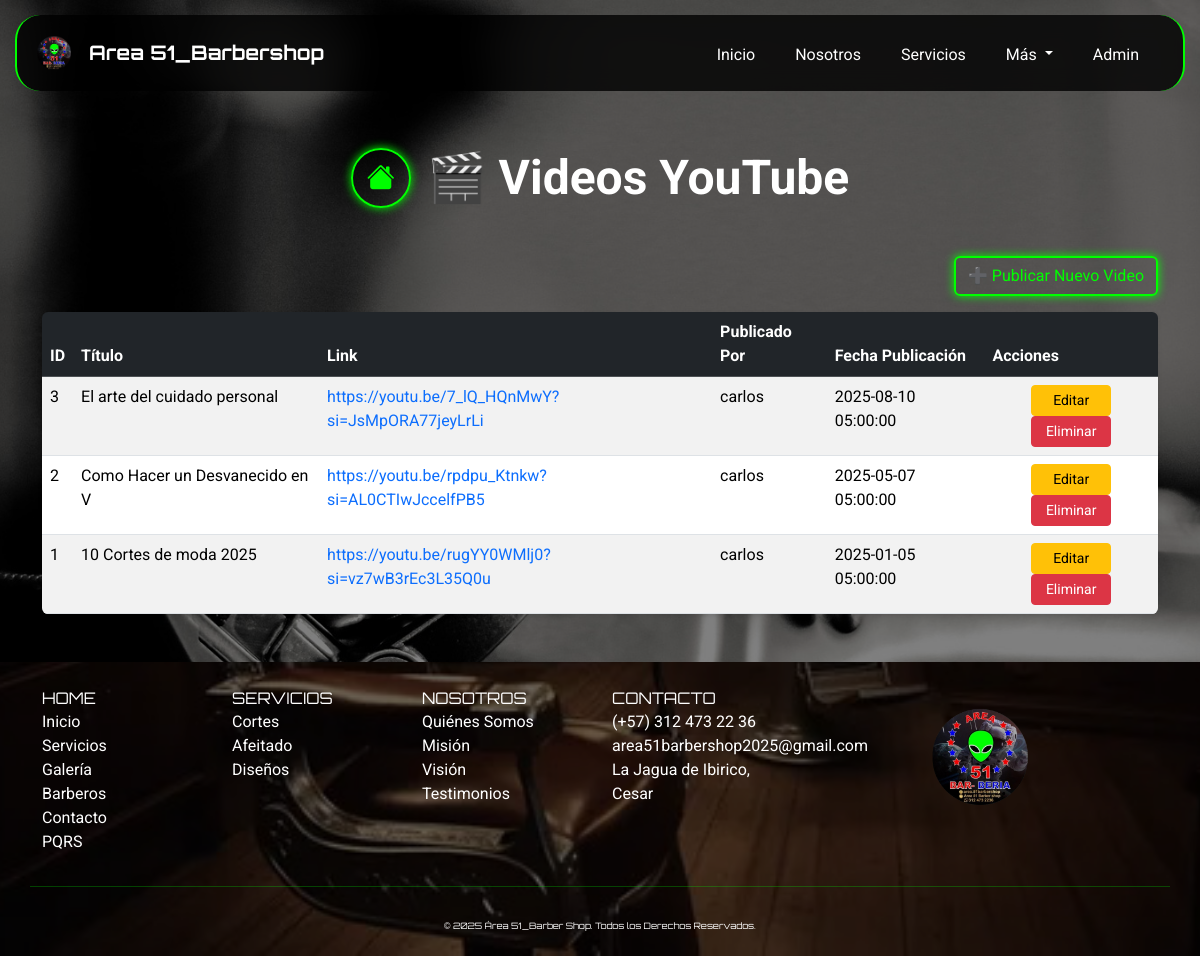
Before: /index.php?page=youtube (signed in) with the older database file.
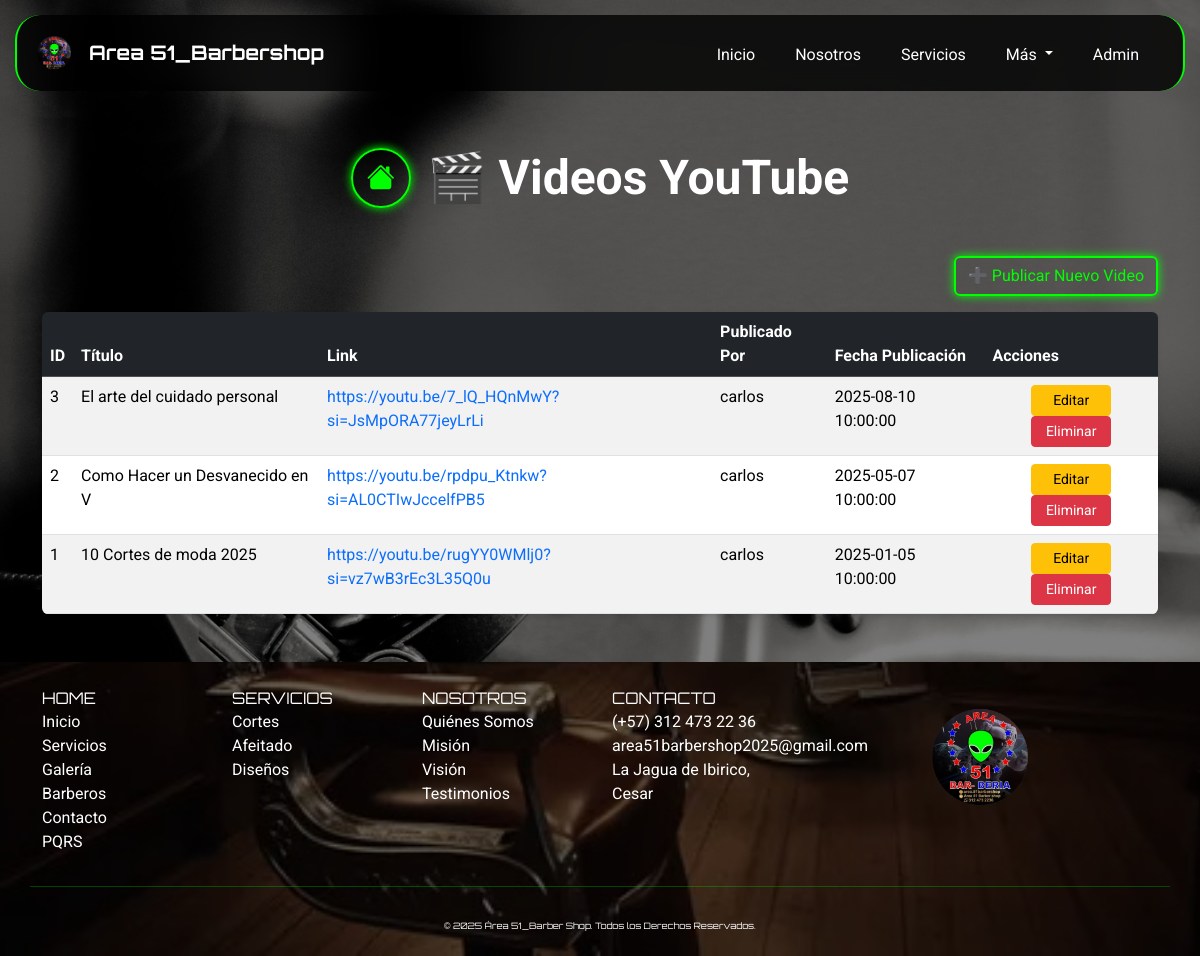
After: the same page with the newer database file.
### tables this page shows
CREATE TABLE `videos` (
  `id_video` int(11) NOT NULL,
  `titulo` varchar(255) NOT NULL,
  `link` varchar(255) NOT NULL,
  `fecha_publicacion` timestamp NOT NULL DEFAULT current_timestamp(),
  `publicado_por` varchar(100) NOT NULL,
  `estado` enum('activo','inactivo') DEFAULT 'activo'
);

### app/controllers/VideoController.php (called while the page is built, shortened)
<?php
require_once __DIR__ . '/../../config/database.php';
require_once __DIR__ . '/../models/Video.php';
class VideoController {
    private $model;
    public function __construct($db) {
        $this->model = new VideoModel($db);
    }
    public function index($limit = 3) {
        return $this->model->getVideosActivos($limit);
    }
}

### app/models/Video.php (called while the page is built, shortened)
<?php
class VideoModel {
    private $db;
    public function __construct($db) {
        $this->db = $db;
    }
    public function getVideosActivos($limit = 3) {
        $sql = "SELECT * FROM videos WHERE estado = 'activo' ORDER BY fecha_publicacion DESC LIMIT :limit";
        $stmt = $this->db->prepare($sql);
        $stmt->bindValue(':limit', (int)$limit, PDO::PARAM_INT);
        $stmt->execute();
        return $stmt->fetchAll(PDO::FETCH_ASSOC);
    }
}

### app/views/videos/youtube.php (the view, shortened to what this page needs)
<?php
require_once __DIR__ . '/../../controllers/VideoController.php';
require_once __DIR__ . '/../../../config/database.php';
$controller = new VideoController($db);
$videos = $controller->index($limit = 3);
?>
<body>
    <div class="container py-5">
        <div class="d-flex flex-column flex-md-row align-items-center justify-content-center gap-3 mb-5 text-center text-md-start" style="margin-top:100px;">
            <a href="index.php?page=panel" class="btn btn-neon d-flex justify-content-center align-items-center rounded-circle mb-3 mb-md-0" style="width: 60px; height: 60px;"> <i class="bi bi-house-fill fs-3"></i>
            </a>
            <h1 class="fw-bold display-5 text-white mb-0">🎬 Videos YouTube</h1>
        </div>
        <div class="d-flex justify-content-end mb-3">
            <a href="index.php?page=crear_youtube" class="btn btn-neon">➕ Publicar Nuevo Video</a>
        </div>
        <div class="table-wrapper rounded shadow-sm" style="max-height:500px; overflow-y:auto;">
            <table class="table table-striped table-hover mb-0">
                <thead class="table-dark">
                    <tr style="position: sticky; top: 0; z-index: 1;">
                    <th>ID</th>
                    <th>Título</th>
                    <th>Link</th>
                    <th>Publicado Por</th>
                    <th>Fecha Publicación</th>
                    <th>Acciones</th>
                </tr>
            </thead>
            <tbody>
                <?php foreach($videos as $video): ?>
                <tr>
                    <td><?= $video['id_video'] ?></td>
                    <td><?= htmlspecialchars($video['titulo']) ?></td>
                    <td><a class="text-decoration-none" href="<?= htmlspecialchars($video['link']) ?>" target="_blank"><?= htmlspecialchars($video['link']) ?></a></td>
                    <td><?= htmlspecialchars($video['publicado_por']) ?></td>
                    <td><?= $video['fecha_publicacion'] ?></td>
                    <td class="text-center">
                        <a href="index.php?page=editar_youtube&id=<?= $video['id_video'] ?>"
                           class="btn btn-warning btn-sm" style="width: 80px;">Editar</a>
                        <a href="index.php?page=eliminar_youtube&id=<?= $video['id_video'] ?>" class="btn btn-danger btn-sm" style="width: 80px;"
                            onclick="return confirm('¿Estás seguro que deseas eliminar este video?');">
                            Eliminar
                        </a>
                    </td>
                </tr>
                <?php endforeach; ?>
            </tbody>
        </table>
    </div>
</div>
<main>

Changed rows visible on the page:
changed videos "El arte del cuidado personal": fecha_publicacion "2025-08-10 05:00:00" → "2025-08-10 10:00:00"
changed videos "Como Hacer un Desvanecido en V": fecha_publicacion "2025-05-07 05:00:00" → "2025-05-07 10:00:00"
changed videos "10 Cortes de moda 2025": fecha_publicacion "2025-01-05 05:00:00" → "2025-01-05 10:00:00"
